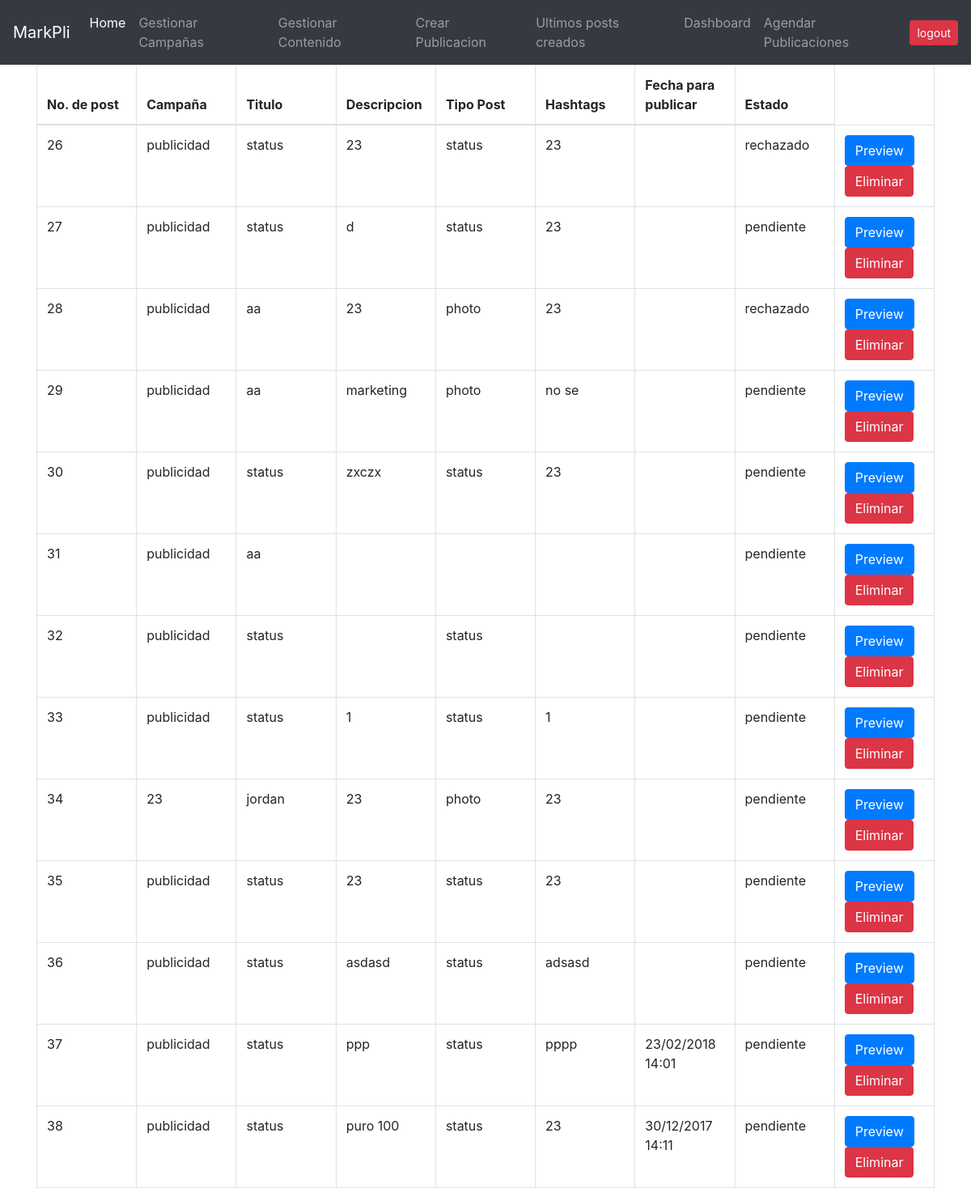
The app's page /index.php/pages/showPosts with its own data.
### tables this page shows
CREATE TABLE `posts` (
  `id_post` int(11) NOT NULL,
  `tipo` varchar(20) DEFAULT NULL,
  `tags` varchar(300) DEFAULT NULL,
  `hashtags` varchar(500) DEFAULT NULL,
  `descripcion` varchar(2000) DEFAULT NULL,
  `estado` varchar(50) NOT NULL,
  `start` varchar(15) NOT NULL,
  `end` varchar(15) NOT NULL,
  `class` varchar(100) NOT NULL,
  `fecha_publicar` varchar(20) NOT NULL,
  `fid_contenido` int(11) DEFAULT NULL,
  `fid_sobrinity` int(11) DEFAULT NULL
);

CREATE TABLE `campanas` (
  `id_campana` int(11) NOT NULL,
  `nombre_campana` varchar(50) DEFAULT NULL,
  `descripcion` varchar(100) DEFAULT NULL,
  `objetivos` varchar(500) DEFAULT NULL,
  `fecha_inicio` varchar(15) NOT NULL,
  `fecha_final` varchar(15) NOT NULL,
  `fid_cliente` int(11) DEFAULT NULL
);

CREATE TABLE `contenidos` (
  `id_contenido` int(11) NOT NULL,
  `nombre_contenido` varchar(50) DEFAULT NULL,
  `nombre_imagen` varchar(200) NOT NULL,
  `link_img` varchar(250) DEFAULT NULL,
  `fid_campana` int(11) DEFAULT NULL,
  `fid_generador` int(11) DEFAULT NULL
);

### application/controllers/Pages.php (called while the page is built, shortened)
<?php
	class Pages extends CI_Controller{
	function __construct() {
		$this->load->helper('url');
		$this->load->database();
		$this->load->model('post_model');
	}
		public function showPosts() {
			$data = array();
            $data['records'] = $this->post_model->getRows();
            $this->load->view('templates/header');
            $this->load->view('pages/dbview', $data);
            $this->load->view('templates/footer');
		}
	}
 ?>

### index.php (called while the page is built, shortened)
<?php
require_once BASEPATH.'core/CodeIgniter.php';

### application/models/Post_model.php (called while the page is built, shortened)
<?php
class Post_model extends CI_Model {
    function getRows($id = ""){
        if(!empty($id)){
        	$sql = "SELECT p.id_post, cam.nombre_campana, con.nombre_contenido, p.descripcion, p.tipo, p.tags, p.hashtags, con.link_img, p.fecha_publicar, p.estado
						FROM posts p
						INNER JOIN contenidos con
						ON p.fid_contenido = con.id_contenido
						INNER JOIN campanas cam
						ON con.fid_campana = cam.id_campana
						WHERE p.id_post = ?
						ORDER BY p.id_post ASC";
            $query = $this->db->query($sql, array($id));
            return $query->result_array();
        }else{
            $sql = "SELECT p.id_post, cam.nombre_campana, con.nombre_contenido, p.descripcion, p.tipo, p.tags, p.hashtags, con.link_img, p.fecha_publicar, p.estado
						FROM posts p
						INNER JOIN contenidos con
						ON p.fid_contenido = con.id_contenido
						INNER JOIN campanas cam
						ON con.fid_campana = cam.id_campana
						ORDER BY p.id_post ASC";
            $query = $this->db->query($sql);
            return $query->result_array();
        }
    }
}

### application/views/pages/dbview.php (the view, shortened to what this page needs)
<table class="table table-bordered" align="center" >
	<thead>
		<tr>
		  <th>No. de post</th>
		  <th>Campaña</th>
		  <th>Titulo</th>
		  <th>Descripcion</th>
		  <th>Tipo Post</th>
		  <th>Hashtags</th>
		  <th>Fecha para publicar</th>
		  <th>Estado</th>
		</tr>
	</thead>
	<?php
	if(isset($records))  { ?>
		<?php foreach ($records as $row) : ?>
		<tr>
			<td class="cid_post" name="id_post">
				<?php echo $row['id_post']; ?>
			</td>
			<td class="cnombre_campana" name="nombre_campana">
				<?php echo $row['nombre_campana']; ?>
			</td>
			<td class="cnombre_contenido" name="nombre_contenido">
				<?php echo $row['nombre_contenido']; ?>
			</td>
			<td class="cdescripcion" name="descripcion">
				<?php echo $row['descripcion']; ?>
			</td>
			<td class="ctipo" name="tipo">
				<?php echo $row['tipo']; ?>
			</td>
			<td class="chashtags" name="hashtags">
				<?php echo $row['hashtags']; ?>
			</td>
			<td class="cfechaPublicar" name="fecha_publicar">
				<?php echo $row['fecha_publicar']; ?>
			</td>
			<td class="cestado" name="estado">
				<?php echo $row['estado']; ?>
			</td>
			<td>
			<form method="post" name="form" id="form">
					<input type="button" name="bForm" id="feed<?php echo $row['id_post'];?>"  data-target="#exampleModal" value="Preview" class="btn btn-primary bForm" onclick='event.preventDefault();'></input>
			</form>
			<button type="button" class="btn btn-danger btn-Eliminar" name="btn-Eliminar" onclick="deletePost(<?php echo $row['id_post'];?>);" >Eliminar</button>
			</td>
		</tr>
	<?php endforeach; ?>
	<?php }?>
</table>

### application/views/pages/dbview.php (style rules this page uses)
table { border-collapse:collapse; table-layout:fixed; width:310px; }
table td { border:solid 1px #fab; width:100px; word-wrap:break-word; }

### records on screen
posts: id_post "26", campanas.nombre_campana "publicidad", fid_contenido.nombre_contenido "status", descripcion "23", tipo "status", hashtags "23", estado "rechazado"
posts: id_post "27", campanas.nombre_campana "publicidad", fid_contenido.nombre_contenido "status", descripcion "d", tipo "status", hashtags "23", estado "pendiente"
posts: id_post "28", campanas.nombre_campana "publicidad", fid_contenido.nombre_contenido "aa", descripcion "23", tipo "photo", hashtags "23", estado "rechazado"
posts: id_post "29", campanas.nombre_campana "publicidad", fid_contenido.nombre_contenido "aa", descripcion "marketing", tipo "photo", hashtags "no se", estado "pendiente"
posts: id_post "30", campanas.nombre_campana "publicidad", fid_contenido.nombre_contenido "status", descripcion "zxczx", tipo "status", hashtags "23", estado "pendiente"
posts: id_post "31", campanas.nombre_campana "publicidad", fid_contenido.nombre_contenido "aa", estado "pendiente"
posts: id_post "32", campanas.nombre_campana "publicidad", fid_contenido.nombre_contenido "status", tipo "status", estado "pendiente"
posts: id_post "33", campanas.nombre_campana "publicidad", fid_contenido.nombre_contenido "status", descripcion "1", tipo "status", hashtags "1", estado "pendiente"
posts: id_post "34", campanas.nombre_campana "23", fid_contenido.nombre_contenido "jordan", descripcion "23", tipo "photo", hashtags "23", estado "pendiente"
posts: id_post "35", campanas.nombre_campana "publicidad", fid_contenido.nombre_contenido "status", descripcion "23", tipo "status", hashtags "23", estado "pendiente"
posts: id_post "36", campanas.nombre_campana "publicidad", fid_contenido.nombre_contenido "status", descripcion "asdasd", tipo "status", hashtags "adsasd", estado "pendiente"
posts: id_post "37", campanas.nombre_campana "publicidad", fid_contenido.nombre_contenido "status", descripcion "ppp", tipo "status", hashtags "pppp", fecha_publicar "23/02/2018 14:01", estado "pendiente"
posts: id_post "38", campanas.nombre_campana "publicidad", fid_contenido.nombre_contenido "status", descripcion "puro 100", tipo "status", hashtags "23", fecha_publicar "30/12/2017 14:11", estado "pendiente"
